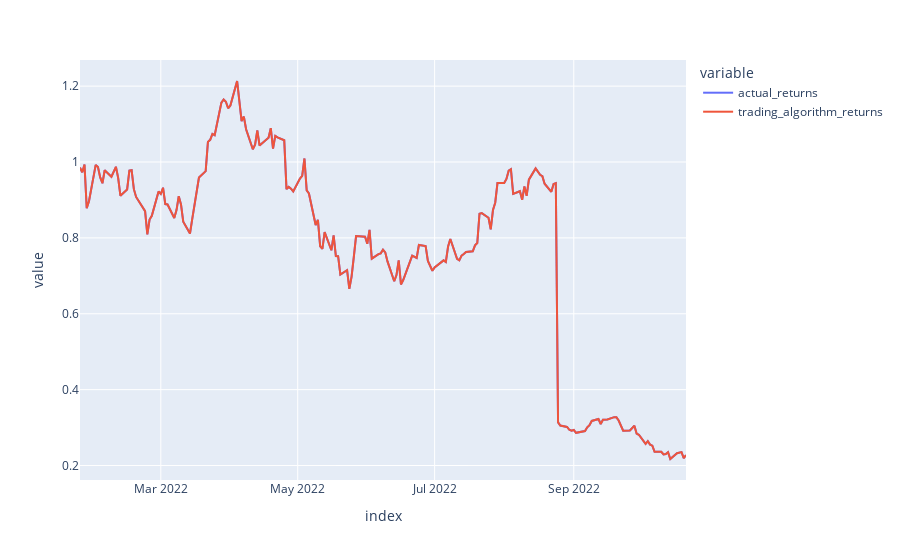

Notebook code for this chart:
### Code cell
# Plot Teslas actual returns in culmination with the predictied algorthim returns.
(1 + predictions_data[['actual_returns', 'trading_algorithm_returns']]).cumprod().plot()

### Figure 1 — Plotly figure (JSON) as saved in the notebook; plotly's stock layout.template omitted (floating-point values rounded to 4 significant figures; data arrays with more than 128 entries replaced by an {"elided": "..."} marker saying what was removed)
{"data": [{"hovertemplate": "variable=actual_returns<br>index=%{x}<br>value=%{y}<extra></extra>", "legendgroup": "actual_returns", "line": {"color": "#636efa", "dash": "solid"}, "marker": {"symbol": "circle"}, "mode": "lines", "name": "actual_returns", "orientation": "v", "showlegend": true, "type": "scatter", "x": {"elided": "189 str values"}, "xaxis": "x", "y": {"elided": "189 float values"}, "yaxis": "y"}, {"hovertemplate": "variable=trading_algorithm_returns<br>index=%{x}<br>value=%{y}<extra></extra>", "legendgroup": "trading_algorithm_returns", "line": {"color": "#EF553B", "dash": "solid"}, "marker": {"symbol": "circle"}, "mode": "lines", "name": "trading_algorithm_returns", "orientation": "v", "showlegend": true, "type": "scatter", "x": {"elided": "189 str values"}, "xaxis": "x", "y": {"elided": "189 float values"}, "yaxis": "y"}], "layout": {"autosize": true, "legend": {"title": {"text": "variable"}, "tracegroupgap": 0}, "margin": {"t": 60}, "xaxis": {"anchor": "y", "autorange": true, "domain": [0, 1], "range": ["2022-01-24", "2022-10-21"], "title": {"text": "index"}, "type": "date"}, "yaxis": {"anchor": "x", "autorange": true, "domain": [0, 1], "range": [0.1618, 1.269], "title": {"text": "value"}, "type": "linear"}}}
